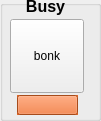
      <widget class="QGroupBox" name="groupBox_7">
       <property name="geometry">
        <rect>
         <x>180</x>
         <y>20</y>
         <width>101</width>
         <height>121</height>
        </rect>
       </property>
       <property name="title">
        <string/>
       </property>
       <property name="flat">
        <bool>true</bool>
       </property>
       <widget class="QLabel" name="label_40">
        <property name="geometry">
         <rect>
          <x>10</x>
          <y>0</y>
          <width>71</width>
          <height>16</height>
         </rect>
        </property>
        <property name="sizePolicy">
         <sizepolicy hsizetype="Maximum" vsizetype="Preferred">
          <horstretch>0</horstretch>
          <verstretch>0</verstretch>
         </sizepolicy>
        </property>
        <property name="font">
         <font>
          <family>Helvetica Neue</family>
          <pointsize>12</pointsize>
          <weight>75</weight>
          <bold>true</bold>
         </font>
        </property>
        <property name="text">
         <string>Busy</string>
        </property>
        <property name="alignment">
         <set>Qt::AlignBottom|Qt::AlignHCenter</set>
        </property>
       </widget>
       <widget class="QToolButton" name="toolButton_16">
        <property name="geometry">
         <rect>
          <x>10</x>
          <y>19</y>
          <width>74</width>
          <height>74</height>
         </rect>
        </property>
        <property name="autoFillBackground">
         <bool>true</bool>
        </property>
        <property name="text">
         <string>bonk</string>
        </property>
        <property name="icon">
         <iconset resource="myresources.qrc">
          <normaloff>:/images/demo-light-off.png</normaloff>:/images/demo-light-off.png</iconset>
        </property>
        <property name="iconSize">
         <size>
          <width>64</width>
          <height>64</height>
         </size>
        </property>
       </widget>
       <widget class="QToolButton" name="buttonBusyColorSpot_8">
        <property name="geometry">
         <rect>
          <x>17</x>
          <y>95</y>
          <width>61</width>
          <height>20</height>
         </rect>
        </property>
        <property name="sizePolicy">
         <sizepolicy hsizetype="Maximum" vsizetype="Fixed">
          <horstretch>0</horstretch>
          <verstretch>0</verstretch>
         </sizepolicy>
        </property>
        <property name="minimumSize">
         <size>
          <width>50</width>
          <height>20</height>
         </size>
        </property>
        <property name="palette">
         <palette>
          <active>
           <colorrole role="WindowText">
            <brush brushstyle="SolidPattern">
             <color alpha="255">
              <red>0</red>
              <green>0</green>
              <blue>0</blue>
             </color>
            </brush>
           </colorrole>
           <colorrole role="Button">
            <brush brushstyle="SolidPattern">
             <color alpha="255">
              <red>232</red>
              <green>105</green>
              <blue>38</blue>
             </color>
            </brush>
           </colorrole>
           <colorrole role="Light">
            <brush brushstyle="SolidPattern">
             <color alpha="255">
              <red>255</red>
              <green>176</green>
              <blue>135</blue>
             </color>
            </brush>
           </colorrole>
           <colorrole role="Midlight">
            <brush brushstyle="SolidPattern">
             <color alpha="255">
              <red>243</red>
              <green>140</green>
              <blue>86</blue>
             </color>
            </brush>
           </colorrole>
           <colorrole role="Dark">
            <brush brushstyle="SolidPattern">
             <color alpha="255">
              <red>116</red>
              <green>52</green>
              <blue>19</blue>
             </color>
            </brush>
           </colorrole>
           <colorrole role="Mid">
            <brush brushstyle="SolidPattern">
             <color alpha="255">
              <red>155</red>
              <green>70</green>
              <blue>25</blue>
             </color>
            </brush>
           </colorrole>
           <colorrole role="Text">
            <brush brushstyle="SolidPattern">
             <color alpha="255">
              <red>0</red>
              <green>0</green>
              <blue>0</blue>
             </color>
            </brush>
           </colorrole>
           <colorrole role="BrightText">
            <brush brushstyle="SolidPattern">
             <color alpha="255">
              <red>255</red>
              <green>255</green>
              <blue>255</blue>
             </color>
            </brush>
           </colorrole>
           <colorrole role="ButtonText">
            <brush brushstyle="SolidPattern">
             <color alpha="255">
              <red>0</red>
              <green>0</green>
              <blue>0</blue>
             </color>
            </brush>
           </colorrole>
           <colorrole role="Base">
            <brush brushstyle="SolidPattern">
             <color alpha="255">
              <red>255</red>
              <green>255</green>
              <blue>255</blue>
             </color>
            </brush>
           </colorrole>
           <colorrole role="Window">
            <brush brushstyle="SolidPattern">
             <color alpha="255">
              <red>232</red>
              <green>105</green>
              <blue>38</blue>
             </color>
            </brush>
           </colorrole>
           <colorrole role="Shadow">
            <brush brushstyle="SolidPattern">
             <color alpha="255">
              <red>0</red>
              <green>0</green>
              <blue>0</blue>
             </color>
            </brush>
           </colorrole>
           <colorrole role="AlternateBase">
            <brush brushstyle="SolidPattern">
             <color alpha="255">
              <red>243</red>
              <green>180</green>
              <blue>146</blue>
             </color>
            </brush>
           </colorrole>
           <colorrole role="ToolTipBase">
            <brush brushstyle="SolidPattern">
             <color alpha="255">
              <red>255</red>
              <green>255</green>
              <blue>220</blue>
             </color>
            </brush>
           </colorrole>
           <colorrole role="ToolTipText">
            <brush brushstyle="SolidPattern">
             <color alpha="255">
              <red>0</red>
              <green>0</green>
              <blue>0</blue>
             </color>
            </brush>
           </colorrole>
          </active>
          <inactive>
           <colorrole role="WindowText">
            <brush brushstyle="SolidPattern">
             <color alpha="255">
              <red>0</red>
              <green>0</green>
              <blue>0</blue>
             </color>
            </brush>
           </colorrole>
           <colorrole role="Button">
            <brush brushstyle="SolidPattern">
             <color alpha="255">
              <red>232</red>
              <green>105</green>
              <blue>38</blue>
             </color>
            </brush>
           </colorrole>
           <colorrole role="Light">
            <brush brushstyle="SolidPattern">
             <color alpha="255">
              <red>255</red>
              <green>176</green>
              <blue>135</blue>
             </color>
            </brush>
           </colorrole>
           <colorrole role="Midlight">
            <brush brushstyle="SolidPattern">
             <color alpha="255">
              <red>243</red>
              <green>140</green>
              <blue>86</blue>
             </color>
            </brush>
           </colorrole>
           <colorrole role="Dark">
            <brush brushstyle="SolidPattern">
             <color alpha="255">
              <red>116</red>
              <green>52</green>
              <blue>19</blue>
             </color>
            </brush>
           </colorrole>
           <colorrole role="Mid">
            <brush brushstyle="SolidPattern">
             <color alpha="255">
              <red>155</red>
              <green>70</green>
              <blue>25</blue>
             </color>
            </brush>
           </colorrole>
           <colorrole role="Text">
            <brush brushstyle="SolidPattern">
             <color alpha="255">
              <red>0</red>
              <green>0</green>
              <blue>0</blue>
             </color>
            </brush>
           </colorrole>
           <colorrole role="BrightText">
            <brush brushstyle="SolidPattern">
             <color alpha="255">
              <red>255</red>
              <green>255</green>
              <blue>255</blue>
             </color>
            </brush>
           </colorrole>
           <colorrole role="ButtonText">
            <brush brushstyle="SolidPattern">
             <color alpha="255">
              <red>0</red>
              <green>0</green>
              <blue>0</blue>
             </color>
            </brush>
           </colorrole>
           <colorrole role="Base">
            <brush brushstyle="SolidPattern">
             <color alpha="255">
              <red>255</red>
              <green>255</green>
              <blue>255</blue>
             </color>
            </brush>
           </colorrole>
           <colorrole role="Window">
            <brush brushstyle="SolidPattern">
             <color alpha="255">
              <red>232</red>
              <green>105</green>
              <blue>38</blue>
             </color>
            </brush>
           </colorrole>
           <colorrole role="Shadow">
            <brush brushstyle="SolidPattern">
             <color alpha="255">
              <red>0</red>
              <green>0</green>
              <blue>0</blue>
             </color>
            </brush>
           </colorrole>
           <colorrole role="AlternateBase">
            <brush brushstyle="SolidPattern">
             <color alpha="255">
              <red>243</red>
              <green>180</green>
              <blue>146</blue>
             </color>
            </brush>
           </colorrole>
           <colorrole role="ToolTipBase">
            <brush brushstyle="SolidPattern">
             <color alpha="255">
              <red>255</red>
              <green>255</green>
              <blue>220</blue>
             </color>
            </brush>
           </colorrole>
           <colorrole role="ToolTipText">
            <brush brushstyle="SolidPattern">
             <color alpha="255">
              <red>0</red>
              <green>0</green>
              <blue>0</blue>
             </color>
            </brush>
           </colorrole>
          </inactive>
          <disabled>
           <colorrole role="WindowText">
            <brush brushstyle="SolidPattern">
             <color alpha="255">
              <red>116</red>
              <green>52</green>
              <blue>19</blue>
             </color>
            </brush>
           </colorrole>
           <colorrole role="Button">
            <brush brushstyle="SolidPattern">
             <color alpha="255">
              <red>232</red>
              <green>105</green>
              <blue>38</blue>
             </color>
            </brush>
           </colorrole>
           <colorrole role="Light">
            <brush brushstyle="SolidPattern">
             <color alpha="255">
              <red>255</red>
              <green>176</green>
              <blue>135</blue>
             </color>
            </brush>
           </colorrole>
           <colorrole role="Midlight">
            <brush brushstyle="SolidPattern">
             <color alpha="255">
              <red>243</red>
              <green>140</green>
              <blue>86</blue>
             </color>
            </brush>
           </colorrole>
           <colorrole role="Dark">
            <brush brushstyle="SolidPattern">
             <color alpha="255">
              <red>116</red>
              <green>52</green>
              <blue>19</blue>
             </color>
            </brush>
           </colorrole>
           <colorrole role="Mid">
            <brush brushstyle="SolidPattern">
             <color alpha="255">
              <red>155</red>
              <green>70</green>
              <blue>25</blue>
             </color>
            </brush>
           </colorrole>
           <colorrole role="Text">
            <brush brushstyle="SolidPattern">
             <color alpha="255">
              <red>116</red>
              <green>52</green>
              <blue>19</blue>
             </color>
            </brush>
           </colorrole>
           <colorrole role="BrightText">
            <brush brushstyle="SolidPattern">
             <color alpha="255">
              <red>255</red>
              <green>255</green>
              <blue>255</blue>
             </color>
            </brush>
           </colorrole>
           <colorrole role="ButtonText">
            <brush brushstyle="SolidPattern">
             <color alpha="255">
              <red>116</red>
              <green>52</green>
              <blue>19</blue>
             </color>
            </brush>
           </colorrole>
           <colorrole role="Base">
            <brush brushstyle="SolidPattern">
             <color alpha="255">
              <red>232</red>
              <green>105</green>
              <blue>38</blue>
             </color>
            </brush>
           </colorrole>
           <colorrole role="Window">
            <brush brushstyle="SolidPattern">
             <color alpha="255">
              <red>232</red>
              <green>105</green>
              <blue>38</blue>
             </color>
            </brush>
           </colorrole>
           <colorrole role="Shadow">
            <brush brushstyle="SolidPattern">
             <color alpha="255">
              <red>0</red>
              <green>0</green>
              <blue>0</blue>
             </color>
            </brush>
           </colorrole>
           <colorrole role="AlternateBase">
            <brush brushstyle="SolidPattern">
             <color alpha="255">
              <red>232</red>
              <green>105</green>
              <blue>38</blue>
             </color>
            </brush>
           </colorrole>
           <colorrole role="ToolTipBase">
            <brush brushstyle="SolidPattern">
             <color alpha="255">
              <red>255</red>
              <green>255</green>
              <blue>220</blue>
             </color>
            </brush>
           </colorrole>
           <colorrole role="ToolTipText">
            <brush brushstyle="SolidPattern">
             <color alpha="255">
              <red>0</red>
              <green>0</green>
              <blue>0</blue>
             </color>
            </brush>
           </colorrole>
          </disabled>
         </palette>
        </property>
        <property name="autoFillBackground">
         <bool>true</bool>
        </property>
        <property name="text">
         <string/>
        </property>
        <property name="popupMode">
         <enum>QToolButton::InstantPopup</enum>
        </property>
        <property name="autoRaise">
         <bool>false</bool>
        </property>
       </widget>
      </widget>
